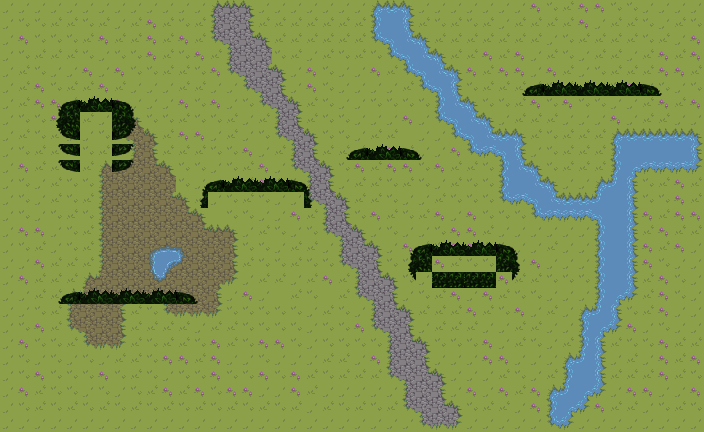

A level layout from a 2D game, rendered from its tile map. Below: a short description, then the map file with tile-grid data replaced by summaries:
An orthogonal 44x27 tile map with 16x16 px tiles, 2 tile layers (ground, forest), 2 tilesets.

<map version="1.0" orientation="orthogonal" width="44" height="27" tilewidth="16" tileheight="16">
 <tileset firstgid="1" name="tileset_7" tilewidth="16" tileheight="16">
  <image source="tileset_7.png" trans="ffffff" width="256" height="96" />
 </tileset>
 <tileset firstgid="97" name="forest_tileset" tilewidth="16" tileheight="16">
  <image source="forest_tileset.png" trans="ffffff" width="224" height="128" />
 </tileset>
 <layer name="ground" width="44" height="27">
  <data>[1188 cells, 1188 non-empty, 49 distinct tile ids]</data>
 </layer>
 <layer name="forest" width="44" height="27">
  <data>[1188 cells, 220 non-empty, 44 distinct tile ids]</data>
 </layer>
</map>